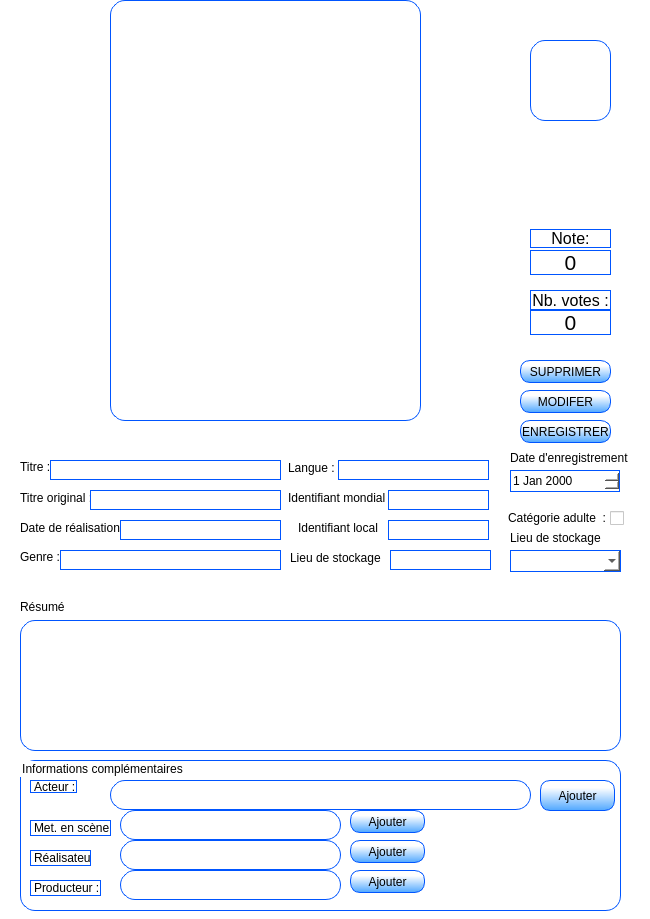
<?xml version="1.0" encoding="UTF-8"?>
<ui version="4.0">
 <class>C_details</class>
 <widget class="QWidget" name="C_details">
  <property name="windowModality">
   <enum>Qt::WindowModal</enum>
  </property>
  <property name="geometry">
   <rect>
    <x>0</x>
    <y>0</y>
    <width>650</width>
    <height>919</height>
   </rect>
  </property>
  <property name="minimumSize">
   <size>
    <width>650</width>
    <height>919</height>
   </size>
  </property>
  <property name="maximumSize">
   <size>
    <width>650</width>
    <height>919</height>
   </size>
  </property>
  <property name="windowTitle">
   <string>Détail du film</string>
  </property>
  <property name="styleSheet">
   <string notr="true">background-color: rgb(255, 255, 255);

</string>
  </property>
  <widget class="QLabel" name="lbl_front">
   <property name="geometry">
    <rect>
     <x>110</x>
     <y>0</y>
     <width>311</width>
     <height>421</height>
    </rect>
   </property>
   <property name="styleSheet">
    <string notr="true">border-color: rgb(0, 85, 255);
border-radius:15px;
border-width: 1px;
border-style: solid;</string>
   </property>
   <property name="text">
    <string/>
   </property>
   <property name="scaledContents">
    <bool>true</bool>
   </property>
  </widget>
  <widget class="QLabel" name="lbl_titre">
   <property name="geometry">
    <rect>
     <x>20</x>
     <y>460</y>
     <width>47</width>
     <height>13</height>
    </rect>
   </property>
   <property name="text">
    <string>Titre :</string>
   </property>
  </widget>
  <widget class="QLabel" name="lbl_titreOriginal">
   <property name="geometry">
    <rect>
     <x>20</x>
     <y>490</y>
     <width>71</width>
     <height>16</height>
    </rect>
   </property>
   <property name="text">
    <string>Titre original :</string>
   </property>
  </widget>
  <widget class="QLabel" name="lbl_dateReal">
   <property name="geometry">
    <rect>
     <x>20</x>
     <y>520</y>
     <width>101</width>
     <height>16</height>
    </rect>
   </property>
   <property name="text">
    <string>Date de réalisation :</string>
   </property>
  </widget>
  <widget class="QLabel" name="lbl_genre">
   <property name="geometry">
    <rect>
     <x>20</x>
     <y>550</y>
     <width>47</width>
     <height>13</height>
    </rect>
   </property>
   <property name="text">
    <string>Genre :</string>
   </property>
  </widget>
  <widget class="QLabel" name="lbl_adulte">
   <property name="geometry">
    <rect>
     <x>508</x>
     <y>510</y>
     <width>101</width>
     <height>16</height>
    </rect>
   </property>
   <property name="text">
    <string>Catégorie adulte  :</string>
   </property>
  </widget>
  <widget class="QLabel" name="lbl_resume">
   <property name="geometry">
    <rect>
     <x>20</x>
     <y>600</y>
     <width>47</width>
     <height>13</height>
    </rect>
   </property>
   <property name="lineWidth">
    <number>1</number>
   </property>
   <property name="text">
    <string>Résumé : </string>
   </property>
   <property name="wordWrap">
    <bool>true</bool>
   </property>
  </widget>
  <widget class="QTextEdit" name="txt_resum">
   <property name="enabled">
    <bool>false</bool>
   </property>
   <property name="geometry">
    <rect>
     <x>20</x>
     <y>620</y>
     <width>601</width>
     <height>131</height>
    </rect>
   </property>
   <property name="styleSheet">
    <string notr="true">border-color: rgb(0, 85, 255);
border-radius:15px;
border-width: 1px;
border-style: solid;</string>
   </property>
  </widget>
  <widget class="QPushButton" name="btn_enregistrer">
   <property name="geometry">
    <rect>
     <x>520</x>
     <y>420</y>
     <width>91</width>
     <height>23</height>
    </rect>
   </property>
   <property name="styleSheet">
    <string notr="true">background-color: qlineargradient(spread:pad, x1:0.482412, y1:0.983, x2:0.493025, y2:0.239, stop:0 rgba(85, 170, 255, 255), stop:1 rgba(255, 255, 255, 255));
border-color: rgb(0, 85, 255);
border-radius: 10px;
border-width: 1px;
border-style: solid;</string>
   </property>
   <property name="text">
    <string>ENREGISTRER</string>
   </property>
  </widget>
  <widget class="QPushButton" name="btn_modifier">
   <property name="geometry">
    <rect>
     <x>520</x>
     <y>390</y>
     <width>91</width>
     <height>23</height>
    </rect>
   </property>
   <property name="styleSheet">
    <string notr="true">background-color: qlineargradient(spread:pad, x1:0.482412, y1:0.983, x2:0.493025, y2:0.239, stop:0 rgba(85, 170, 255, 255), stop:1 rgba(255, 255, 255, 255));
border-color: rgb(0, 85, 255);
border-radius: 10px;
border-width: 1px;
border-style: solid;</string>
   </property>
   <property name="text">
    <string>MODIFER</string>
   </property>
  </widget>
  <widget class="QComboBox" name="cbb_stockage">
   <property name="geometry">
    <rect>
     <x>510</x>
     <y>550</y>
     <width>111</width>
     <height>22</height>
    </rect>
   </property>
   <property name="styleSheet">
    <string notr="true">border-color: rgb(0, 85, 255);
border-radius:15px;
border-width: 1px;
border-style: solid;</string>
   </property>
  </widget>
  <widget class="QLabel" name="lbl_stockge">
   <property name="geometry">
    <rect>
     <x>510</x>
     <y>530</y>
     <width>91</width>
     <height>16</height>
    </rect>
   </property>
   <property name="text">
    <string>Lieu de stockage:</string>
   </property>
  </widget>
  <widget class="QDateEdit" name="dateEdit">
   <property name="geometry">
    <rect>
     <x>510</x>
     <y>470</y>
     <width>110</width>
     <height>22</height>
    </rect>
   </property>
   <property name="styleSheet">
    <string notr="true">border-color: rgb(0, 85, 255);
border-radius:15px;
border-width: 1px;
border-style: solid;</string>
   </property>
   <property name="readOnly">
    <bool>true</bool>
   </property>
  </widget>
  <widget class="QLabel" name="lbl_dateEnregistrement">
   <property name="geometry">
    <rect>
     <x>510</x>
     <y>450</y>
     <width>121</width>
     <height>16</height>
    </rect>
   </property>
   <property name="text">
    <string>Date d'enregistrement : </string>
   </property>
  </widget>
  <widget class="QPushButton" name="btn_suppression">
   <property name="geometry">
    <rect>
     <x>520</x>
     <y>360</y>
     <width>91</width>
     <height>23</height>
    </rect>
   </property>
   <property name="autoFillBackground">
    <bool>false</bool>
   </property>
   <property name="styleSheet">
    <string notr="true">background-color: qlineargradient(spread:pad, x1:0.482412, y1:0.983, x2:0.493025, y2:0.239, stop:0 rgba(85, 170, 255, 255), stop:1 rgba(255, 255, 255, 255));
border-color: rgb(0, 85, 255);
border-radius: 10px;
border-width: 1px;
border-style: solid;
</string>
   </property>
   <property name="text">
    <string>SUPPRIMER</string>
   </property>
  </widget>
  <widget class="QLabel" name="lbl_language">
   <property name="geometry">
    <rect>
     <x>288</x>
     <y>460</y>
     <width>81</width>
     <height>16</height>
    </rect>
   </property>
   <property name="text">
    <string>Langue :</string>
   </property>
  </widget>
  <widget class="QLabel" name="lbl_id_distant">
   <property name="geometry">
    <rect>
     <x>288</x>
     <y>490</y>
     <width>101</width>
     <height>16</height>
    </rect>
   </property>
   <property name="text">
    <string>Identifiant mondial :</string>
   </property>
  </widget>
  <widget class="QGroupBox" name="groupBox">
   <property name="geometry">
    <rect>
     <x>20</x>
     <y>760</y>
     <width>601</width>
     <height>151</height>
    </rect>
   </property>
   <property name="styleSheet">
    <string notr="true">border-color: rgb(0, 85, 255);
border-radius:15px;
border-width: 1px;
border-style: solid;</string>
   </property>
   <property name="title">
    <string>Informations complémentaires</string>
   </property>
   <widget class="QLabel" name="lbl_acteur">
    <property name="geometry">
     <rect>
      <x>10</x>
      <y>20</y>
      <width>47</width>
      <height>13</height>
     </rect>
    </property>
    <property name="text">
     <string>Acteur :</string>
    </property>
   </widget>
   <widget class="QLabel" name="lbl_metteurEnScene">
    <property name="geometry">
     <rect>
      <x>10</x>
      <y>60</y>
      <width>81</width>
      <height>16</height>
     </rect>
    </property>
    <property name="text">
     <string>Met. en scène :</string>
    </property>
   </widget>
   <widget class="QTextEdit" name="txt_acteur">
    <property name="enabled">
     <bool>false</bool>
    </property>
    <property name="geometry">
     <rect>
      <x>90</x>
      <y>20</y>
      <width>421</width>
      <height>30</height>
     </rect>
    </property>
    <property name="styleSheet">
     <string notr="true">border-color: rgb(0, 85, 255);
border-width: 1px;
border-style: solid;</string>
    </property>
   </widget>
   <widget class="QLabel" name="lbl_realisateur">
    <property name="geometry">
     <rect>
      <x>10</x>
      <y>90</y>
      <width>61</width>
      <height>16</height>
     </rect>
    </property>
    <property name="frameShape">
     <enum>QFrame::NoFrame</enum>
    </property>
    <property name="text">
     <string>Réalisateur :</string>
    </property>
   </widget>
   <widget class="QLabel" name="lbl_producteur">
    <property name="geometry">
     <rect>
      <x>10</x>
      <y>120</y>
      <width>71</width>
      <height>16</height>
     </rect>
    </property>
    <property name="text">
     <string>Producteur :</string>
    </property>
   </widget>
   <widget class="QPushButton" name="btn_acteur">
    <property name="geometry">
     <rect>
      <x>520</x>
      <y>20</y>
      <width>75</width>
      <height>31</height>
     </rect>
    </property>
    <property name="styleSheet">
     <string notr="true">background-color: qlineargradient(spread:pad, x1:0.482412, y1:0.983, x2:0.493025, y2:0.239, stop:0 rgba(85, 170, 255, 255), stop:1 rgba(255, 255, 255, 255));
border-color: rgb(0, 85, 255);
border-radius: 10px;
border-width: 1px;
border-style: solid;</string>
    </property>
    <property name="text">
     <string>Ajouter</string>
    </property>
   </widget>
   <widget class="QPushButton" name="btn_metteurEnScene">
    <property name="geometry">
     <rect>
      <x>330</x>
      <y>50</y>
      <width>75</width>
      <height>23</height>
     </rect>
    </property>
    <property name="styleSheet">
     <string notr="true">background-color: qlineargradient(spread:pad, x1:0.482412, y1:0.983, x2:0.493025, y2:0.239, stop:0 rgba(85, 170, 255, 255), stop:1 rgba(255, 255, 255, 255));
border-color: rgb(0, 85, 255);
border-radius: 10px;
border-width: 1px;
border-style: solid;</string>
    </property>
    <property name="text">
     <string>Ajouter</string>
    </property>
   </widget>
   <widget class="QPushButton" name="btn_realisateur">
    <property name="geometry">
     <rect>
      <x>330</x>
      <y>80</y>
      <width>75</width>
      <height>23</height>
     </rect>
    </property>
    <property name="styleSheet">
     <string notr="true">background-color: qlineargradient(spread:pad, x1:0.482412, y1:0.983, x2:0.493025, y2:0.239, stop:0 rgba(85, 170, 255, 255), stop:1 rgba(255, 255, 255, 255));
border-color: rgb(0, 85, 255);
border-radius: 10px;
border-width: 1px;
border-style: solid;</string>
    </property>
    <property name="text">
     <string>Ajouter</string>
    </property>
   </widget>
   <widget class="QPushButton" name="btn_producteur">
    <property name="geometry">
     <rect>
      <x>330</x>
      <y>110</y>
      <width>75</width>
      <height>23</height>
     </rect>
    </property>
    <property name="styleSheet">
     <string notr="true">background-color: qlineargradient(spread:pad, x1:0.482412, y1:0.983, x2:0.493025, y2:0.239, stop:0 rgba(85, 170, 255, 255), stop:1 rgba(255, 255, 255, 255));
border-color: rgb(0, 85, 255);
border-radius: 10px;
border-width: 1px;
border-style: solid;</string>
    </property>
    <property name="text">
     <string>Ajouter</string>
    </property>
   </widget>
   <widget class="QTextEdit" name="txt_metteurEnScene">
    <property name="geometry">
     <rect>
      <x>100</x>
      <y>50</y>
      <width>221</width>
      <height>30</height>
     </rect>
    </property>
    <property name="readOnly">
     <bool>true</bool>
    </property>
   </widget>
   <widget class="QTextEdit" name="txt_realisateur">
    <property name="geometry">
     <rect>
      <x>100</x>
      <y>80</y>
      <width>221</width>
      <height>30</height>
     </rect>
    </property>
    <property name="readOnly">
     <bool>true</bool>
    </property>
   </widget>
   <widget class="QTextEdit" name="txt_producteur">
    <property name="geometry">
     <rect>
      <x>100</x>
      <y>110</y>
      <width>221</width>
      <height>30</height>
     </rect>
    </property>
    <property name="readOnly">
     <bool>true</bool>
    </property>
   </widget>
  </widget>
  <widget class="QLineEdit" name="txt_titre">
   <property name="enabled">
    <bool>false</bool>
   </property>
   <property name="geometry">
    <rect>
     <x>50</x>
     <y>460</y>
     <width>231</width>
     <height>20</height>
    </rect>
   </property>
   <property name="styleSheet">
    <string notr="true">border-color: rgb(0, 85, 255);
border-radius:15px;
border-width: 1px;
border-style: solid;</string>
   </property>
  </widget>
  <widget class="QLineEdit" name="txt_titreOri">
   <property name="enabled">
    <bool>false</bool>
   </property>
   <property name="geometry">
    <rect>
     <x>90</x>
     <y>490</y>
     <width>191</width>
     <height>20</height>
    </rect>
   </property>
   <property name="styleSheet">
    <string notr="true">border-color: rgb(0, 85, 255);
border-radius:15px;
border-width: 1px;
border-style: solid;</string>
   </property>
  </widget>
  <widget class="QLineEdit" name="txt_real">
   <property name="enabled">
    <bool>false</bool>
   </property>
   <property name="geometry">
    <rect>
     <x>120</x>
     <y>520</y>
     <width>161</width>
     <height>20</height>
    </rect>
   </property>
   <property name="styleSheet">
    <string notr="true">border-color: rgb(0, 85, 255);
border-radius:15px;
border-width: 1px;
border-style: solid;</string>
   </property>
  </widget>
  <widget class="QLineEdit" name="txt_genre">
   <property name="enabled">
    <bool>false</bool>
   </property>
   <property name="geometry">
    <rect>
     <x>60</x>
     <y>550</y>
     <width>221</width>
     <height>20</height>
    </rect>
   </property>
   <property name="styleSheet">
    <string notr="true">border-color: rgb(0, 85, 255);
border-radius:15px;
border-width: 1px;
border-style: solid;</string>
   </property>
  </widget>
  <widget class="QLineEdit" name="txt_langue">
   <property name="enabled">
    <bool>false</bool>
   </property>
   <property name="geometry">
    <rect>
     <x>338</x>
     <y>460</y>
     <width>151</width>
     <height>20</height>
    </rect>
   </property>
   <property name="styleSheet">
    <string notr="true">border-color: rgb(0, 85, 255);
border-radius:15px;
border-width: 1px;
border-style: solid;</string>
   </property>
  </widget>
  <widget class="QLineEdit" name="txt_id_distant">
   <property name="enabled">
    <bool>false</bool>
   </property>
   <property name="geometry">
    <rect>
     <x>388</x>
     <y>490</y>
     <width>101</width>
     <height>20</height>
    </rect>
   </property>
   <property name="styleSheet">
    <string notr="true">border-color: rgb(0, 85, 255);
border-radius:15px;
border-width: 1px;
border-style: solid;</string>
   </property>
  </widget>
  <widget class="QLabel" name="lbl_id_local">
   <property name="geometry">
    <rect>
     <x>298</x>
     <y>520</y>
     <width>81</width>
     <height>16</height>
    </rect>
   </property>
   <property name="text">
    <string>Identifiant local :</string>
   </property>
  </widget>
  <widget class="QLineEdit" name="txt_id_local">
   <property name="enabled">
    <bool>false</bool>
   </property>
   <property name="geometry">
    <rect>
     <x>388</x>
     <y>520</y>
     <width>101</width>
     <height>20</height>
    </rect>
   </property>
   <property name="styleSheet">
    <string notr="true">border-color: rgb(0, 85, 255);
border-radius:15px;
border-width: 1px;
border-style: solid;</string>
   </property>
  </widget>
  <widget class="QLabel" name="lbl_dispo">
   <property name="geometry">
    <rect>
     <x>530</x>
     <y>40</y>
     <width>81</width>
     <height>81</height>
    </rect>
   </property>
   <property name="styleSheet">
    <string notr="true">border-color: rgb(0, 85, 255);
border-radius:15px;
border-width: 1px;
border-style: solid;</string>
   </property>
   <property name="text">
    <string/>
   </property>
   <property name="scaledContents">
    <bool>true</bool>
   </property>
  </widget>
  <widget class="QLabel" name="lbl_T_note">
   <property name="geometry">
    <rect>
     <x>530</x>
     <y>229</y>
     <width>81</width>
     <height>19</height>
    </rect>
   </property>
   <property name="font">
    <font>
     <pointsize>12</pointsize>
    </font>
   </property>
   <property name="styleSheet">
    <string notr="true">border-color: rgb(0, 85, 255);
border-radius:15px;
border-width: 1px;
border-style: solid;</string>
   </property>
   <property name="text">
    <string>Note:</string>
   </property>
   <property name="alignment">
    <set>Qt::AlignCenter</set>
   </property>
  </widget>
  <widget class="QLabel" name="lbl_note">
   <property name="geometry">
    <rect>
     <x>530</x>
     <y>250</y>
     <width>81</width>
     <height>25</height>
    </rect>
   </property>
   <property name="font">
    <font>
     <pointsize>16</pointsize>
    </font>
   </property>
   <property name="styleSheet">
    <string notr="true">border-color: rgb(0, 85, 255);
border-radius:15px;
border-width: 1px;
border-style: solid;</string>
   </property>
   <property name="text">
    <string>0</string>
   </property>
   <property name="alignment">
    <set>Qt::AlignCenter</set>
   </property>
  </widget>
  <widget class="QLabel" name="lbl_T_vote">
   <property name="geometry">
    <rect>
     <x>530</x>
     <y>290</y>
     <width>81</width>
     <height>20</height>
    </rect>
   </property>
   <property name="font">
    <font>
     <pointsize>12</pointsize>
    </font>
   </property>
   <property name="styleSheet">
    <string notr="true">border-color: rgb(0, 85, 255);
border-radius:15px;
border-width: 1px;
border-style: solid;</string>
   </property>
   <property name="text">
    <string>Nb. votes :</string>
   </property>
   <property name="alignment">
    <set>Qt::AlignCenter</set>
   </property>
  </widget>
  <widget class="QLabel" name="lbl_vote">
   <property name="geometry">
    <rect>
     <x>530</x>
     <y>310</y>
     <width>81</width>
     <height>25</height>
    </rect>
   </property>
   <property name="font">
    <font>
     <pointsize>16</pointsize>
    </font>
   </property>
   <property name="styleSheet">
    <string notr="true">border-color: rgb(0, 85, 255);
border-radius:15px;
border-width: 1px;
border-style: solid;</string>
   </property>
   <property name="text">
    <string>0</string>
   </property>
   <property name="alignment">
    <set>Qt::AlignCenter</set>
   </property>
  </widget>
  <widget class="QLineEdit" name="txt_stock">
   <property name="enabled">
    <bool>false</bool>
   </property>
   <property name="geometry">
    <rect>
     <x>390</x>
     <y>550</y>
     <width>101</width>
     <height>20</height>
    </rect>
   </property>
   <property name="styleSheet">
    <string notr="true">border-color: rgb(0, 85, 255);
border-radius:15px;
border-width: 1px;
border-style: solid;</string>
   </property>
  </widget>
  <widget class="QLabel" name="lbl_stock">
   <property name="geometry">
    <rect>
     <x>290</x>
     <y>550</y>
     <width>91</width>
     <height>16</height>
    </rect>
   </property>
   <property name="text">
    <string>Lieu de stockage :</string>
   </property>
  </widget>
  <widget class="QCheckBox" name="chk_adult">
   <property name="enabled">
    <bool>false</bool>
   </property>
   <property name="geometry">
    <rect>
     <x>610</x>
     <y>510</y>
     <width>21</width>
     <height>17</height>
    </rect>
   </property>
   <property name="text">
    <string/>
   </property>
  </widget>
 </widget>
 <resources/>
 <connections/>
</ui>
